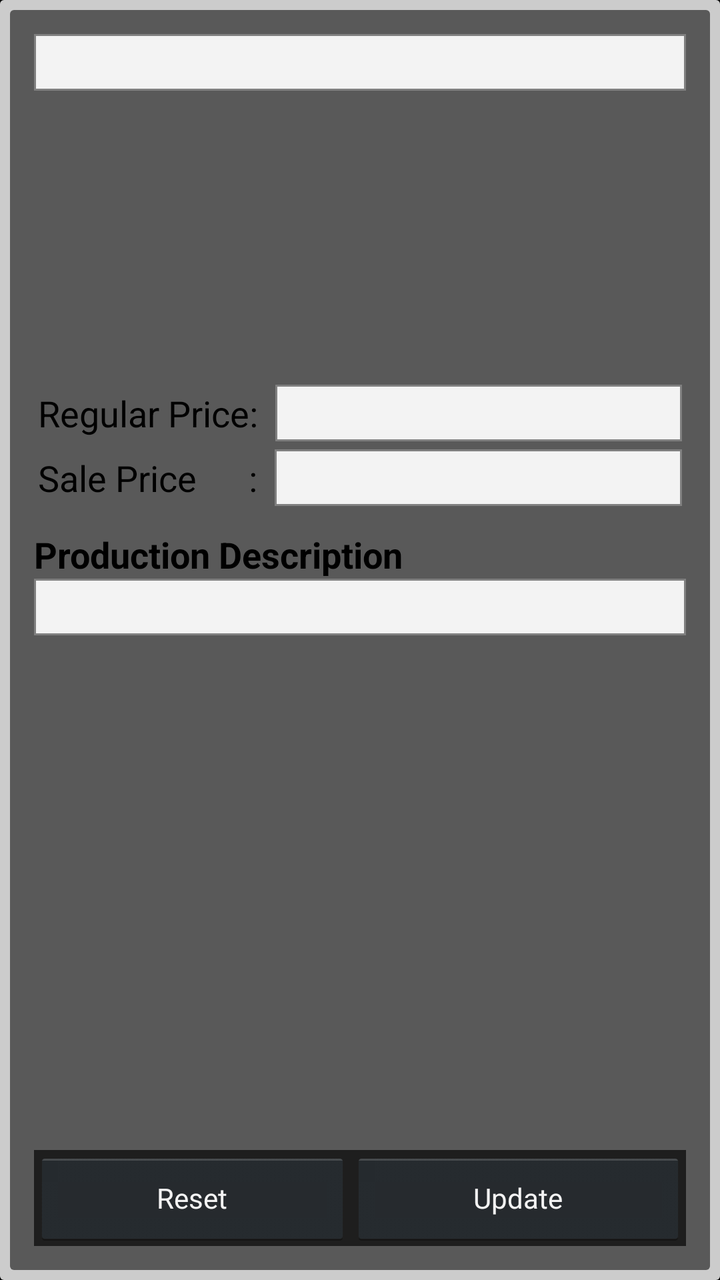
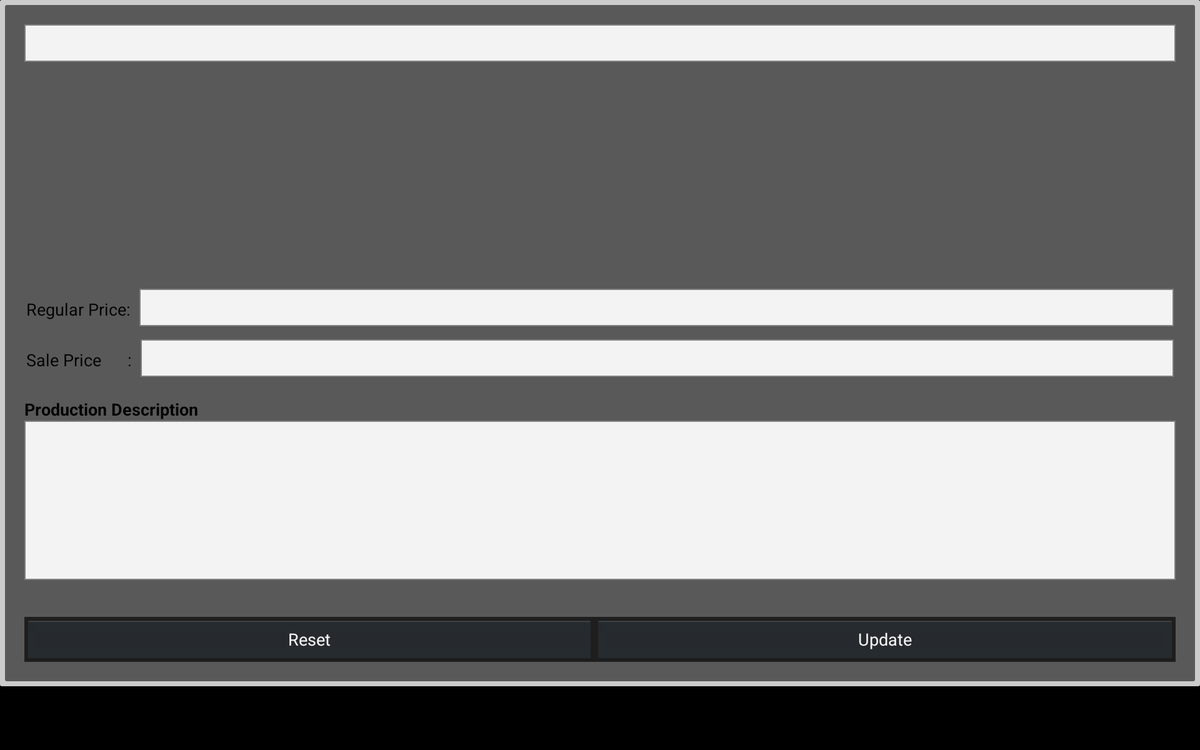

The same Android screen from two of the app's own layout files: first res/layout/ as a phone draws it, then the repository's variant for another configuration, drawn on a device whose configuration selects that folder. Both files follow.
<!-- AndroidManifest.xml: application theme Theme.MyTheme -->
<!-- res/layout/product_update.xml -->
<?xml version="1.0" encoding="utf-8"?>
	<LinearLayout xmlns:android="http://schemas.android.com/apk/res/android"
	    android:layout_width="match_parent"
	    android:layout_height="match_parent"	      
	    android:orientation="vertical" 
	    android:paddingTop="5dp"
	    android:paddingBottom="5dp"
	    android:paddingLeft="5dp"
	    android:paddingRight="5dp"	   
	    android:background="@drawable/product_update_border"
	    >
	<LinearLayout 
	    android:layout_width="match_parent"
	    android:layout_height="match_parent"
	    android:orientation="vertical"
	    android:padding="5dp"	    
	    android:background="@drawable/product_update_border2"
	    >
	<LinearLayout 
	    android:layout_width="match_parent"
	    android:layout_height="match_parent"
	   	android:padding="7dp"
	    android:orientation="vertical"    
	    android:background="@drawable/product_update_border3"
	    >	    
	    
	  
	    <EditText
	        android:id="@+id/detail_product_name"
	        android:layout_width="match_parent"
	        android:layout_height="wrap_content"
	        android:paddingBottom="15dp"
	        android:maxLines="3"
	        android:padding="2dp"
	        android:textColor="@color/Blue" 
	        android:background="@drawable/input_border"
	        android:textAppearance="?android:attr/textAppearanceMedium" />
	    
 	    
	    <View
	        android:layout_width="fill_parent"
	        android:layout_height="10dp">
	    </View> 

	    <ImageView
	        android:id="@+id/detail_product_image"
	        android:layout_width="wrap_content"
	        android:layout_height="120dp"	 
	        android:layout_gravity="center"
	        android:scaleType="fitCenter"
	        android:adjustViewBounds="true"	        
	        />	    
	    
	    <View
	        android:layout_width="fill_parent"
	        android:layout_height="15dp">
	    </View>    
	    
		<LinearLayout 
		    android:layout_width="match_parent"
		    android:layout_height="wrap_content"
		    android:orientation="horizontal"
		    android:padding="2dp" 
		    >	
	    	<TextView
	    	    android:id="@+id/product_detail_regular_price_label"
	    	    android:layout_width="wrap_content"
	    	    android:layout_height="wrap_content"
	    	    android:gravity="center"
	    	    style="@style/label2" 
	    	    android:text="Regular Price:  "
	    	    />	        

	        <EditText
	            android:id="@+id/detail_product_regular_price"
	            style="@style/regularPriceStyle2"
	            android:layout_width="match_parent"
	            android:layout_height="wrap_content"
	            android:gravity="center"
	            android:background="@drawable/input_border"
	            android:inputType="numberDecimal"
	           	android:padding="2dp"
	            android:textColor="@color/Blue" />
		             
	    </LinearLayout>
	    
	    
		<LinearLayout 
		    android:layout_width="match_parent"
		    android:layout_height="wrap_content"
		    android:orientation="horizontal"
		    android:padding="2dp" 
		    >	
	    	<TextView
	    	    android:id="@+id/detail_product_sale_price_label"
	    	    android:layout_width="wrap_content"
	    	    android:layout_height="wrap_content"	  
	    	    android:gravity="left"
	    	    style="@style/label2" 
	    	    android:text="Sale Price      :  "
	    	    />	        

	        <EditText
	            android:id="@+id/product_detail_sale_price"
	            style="@style/salePriceStyle2"
	            android:layout_width="match_parent"
	            android:layout_height="wrap_content"
	            android:gravity="center"
	            android:background="@drawable/input_border"
	            android:inputType="numberDecimal"
          	    android:padding="2dp"
	            android:textColor="@color/Blue" />
		             
	    </LinearLayout>

	    <View
	        android:layout_width="fill_parent"
	        android:layout_height="10dp">
	    </View> 

	
	    <TextView
	        android:id="@+id/description_label"
	        android:layout_width="wrap_content"
	        android:layout_height="wrap_content"
	        android:text="@string/production_description"
	        style="@style/descriptionLabelStyle" 
	        android:textAppearance="?android:attr/textAppearanceMedium"
	        />
	
	    <EditText
	        android:id="@+id/detail_product_description"
	        android:layout_width="match_parent"
	        android:layout_height="wrap_content"
	        style="@style/descriptionStyle"
	        android:paddingBottom="20dp"
	        android:maxLines="6"
	       	android:padding="2dp"
	        android:background="@drawable/input_border"
	        />
	    
 <View style="@style/Divider"/>
	    
    
 <TextView 
       android:layout_width="fill_parent" 
       android:layout_height="wrap_content"
       android:layout_weight="1">
 </TextView>
	     
		 
		<LinearLayout 
		    android:layout_width="match_parent"
		    android:layout_height="wrap_content"
		    android:orientation="horizontal"
		    android:weightSum="2"
		    android:background="@color/ActionBarBackGroundColor"
		    >
	
	        <Button
	            android:id="@+id/btn_detail_product_cancel"
	            android:layout_width="wrap_content"
	            android:layout_height="wrap_content"
	            android:text="Reset"
	            style="?android:attr/buttonStyleSmall"
	            android:layout_weight="1" 
	
	            />
	
	        <Button
	            android:id="@+id/btn_detail_product_update"
	            android:layout_width="wrap_content"
	            android:layout_height="wrap_content"
	            android:text="@string/update"
	            style="?android:attr/buttonStyleSmall"
	            android:layout_weight="1" 	            
	            />	                            
	    </LinearLayout>		    
  	
	</LinearLayout>	
	</LinearLayout>
</LinearLayout>
<!-- resources referenced by this layout -->
<resources>
  <color name="ActionBarBackGroundColor">@color/Gray2</color>
  <color name="Blue">#0000FF</color>
  <!-- drawable input_border (drawable-hdpi) -->
  <shape xmlns:android="http://schemas.android.com/apk/res/android" 
      android:shape="rectangle">
     	<solid android:color="@color/background_holo_light" />
  	
  
  	<stroke android:width="1dip" android:color="@color/Gray"/>
  		<padding 
  	    android:left="5dp" 
  	    android:right="5dp" 
  	    android:top="5dp" 
  	    android:bottom="5dp"/>
  </shape>
  
  
  <!-- drawable product_update_border (drawable-hdpi) -->
  <?xml version="1.0" encoding="UTF-8"?>
  <shape xmlns:android="http://schemas.android.com/apk/res/android" 
      android:shape="rectangle">
  	<corners android:radius="2dp"/>
  	<padding 
  	    android:left="5dp" 
  	    android:right="5dp" 
  	    android:top="5dp" 
  	    android:bottom="5dp"/>
  	<solid android:color="#CCCCCC"/>
  </shape>
  
  
  
  <!-- drawable product_update_border2 (drawable-hdpi) -->
  <?xml version="1.0" encoding="UTF-8"?>
  <shape xmlns:android="http://schemas.android.com/apk/res/android" 
      android:shape="rectangle">
  	<corners android:radius="2dp"/>
  	<padding 
  	    android:left="5dp" 
  	    android:right="5dp" 
  	    android:top="5dp" 
  	    android:bottom="5dp"/>
  	<solid android:color="@color/Gray5"/>
  </shape>
  
  
  
  <string name="production_description">Production Description</string>
  <string name="update">Update</string>
  <style name="Divider">
  	    <item name="android:layout_width">match_parent</item>
  	    <item name="android:layout_height">10dp</item>
  	</style>
  <style name="descriptionLabelStyle">
           <item name="android:textColor">@color/Black</item>	  
  	     <item name="android:textAppearance">?android:attr/textAppearanceMedium</item>   
  	     <item name="android:textStyle">bold</item>  
      </style>
  <style name="descriptionStyle">
           <item name="android:textColor">@color/Blue</item>	  
  	     <item name="android:textAppearance">?android:attr/textAppearanceMedium</item>   
  	     
      </style>
  <style name="label2">
           <item name="android:textColor">@color/Black</item>	  
  	     <item name="android:textAppearance">?android:attr/textAppearanceMedium</item>     
      </style>
  <style name="regularPriceStyle2">
           <item name="android:textColor">@color/Black</item>	  
  	     <item name="android:textAppearance">?android:attr/textAppearanceMedium</item>     
      </style>
  <style name="salePriceStyle2">
           <item name="android:textColor">@color/Red</item>	  
  	     <item name="android:textAppearance">?android:attr/textAppearanceMedium</item>   
  	     
      </style>
  <style name="Theme.MyTheme" parent="@android:style/Theme.Holo" />
  <color name="Gray2">#1e1e1e</color>
  <color name="background_holo_light">#fff3f3f3</color>
  <color name="Gray">#808080</color>
  <color name="Gray5">#595959</color>
  <color name="Black">#000000</color>
  <color name="Red">#FF0000</color>
</resources>
<!-- res/layout-xlarge-land/product_update.xml (the repository's variant of the layout above) -->
<!-- drawn on a large tablet held sideways -->
<?xml version="1.0" encoding="utf-8"?>
<ScrollView xmlns:android="http://schemas.android.com/apk/res/android"
    android:layout_width="match_parent"
    android:layout_height="match_parent" >

 
<LinearLayout  
    android:layout_width="match_parent"
    android:layout_height="match_parent"	      
    android:orientation="vertical" 
    android:padding="5dp"   
    android:background="@drawable/product_update_border"
    >
	  

	<LinearLayout 
	    android:layout_width="match_parent"
	    android:layout_height="match_parent"
	    android:orientation="vertical"
	    android:padding="5dp"	    
	    android:background="@drawable/product_update_border2"
	    >
	<LinearLayout 
	    android:layout_width="match_parent"
	    android:layout_height="match_parent"
	   	android:padding="15dp"
	    android:orientation="vertical"    
	    android:background="@drawable/product_update_border3"
	    >	    
	    <EditText
	        android:id="@+id/detail_product_name"
	        android:layout_width="match_parent"
	        android:layout_height="wrap_content"
	        android:background="@drawable/input_border"
	        android:maxLines="3"
	        android:gravity="top"
	        android:padding="5dp"
	        android:textAppearance="?android:attr/textAppearanceLarge"
	        android:textColor="@color/Blue" />
	    
 <View style="@style/DividerX"/> 

	    <ImageView
	        android:id="@+id/detail_product_image"
	        android:layout_width="wrap_content"
	        android:layout_height="200dp"	 
	        android:layout_gravity="center"
	        android:scaleType="fitCenter"
	        android:adjustViewBounds="true"	        
	        />	    
	    
 <View style="@style/DividerX"/> 
 
		<LinearLayout 
		    android:layout_width="match_parent"
		    android:layout_height="wrap_content"
		    android:orientation="horizontal"
		    android:padding="2dp" 
		    >	
	    	<TextView
	    	    android:id="@+id/product_detail_regular_price_label"
	    	    android:layout_width="wrap_content"
	    	    android:layout_height="wrap_content"
	    	    android:gravity="right"
	    	    style="@style/label2" 
	    	    android:text="Regular Price:  "
	    	    />	        

	        <EditText
	            android:id="@+id/detail_product_regular_price"
	            style="@style/regularPriceStyleL"
	            android:layout_width="match_parent"
	            android:layout_height="wrap_content"
	            android:gravity="center"
	            android:background="@drawable/input_border"
	            android:inputType="numberDecimal"
	           	android:padding="5dp"
	            android:textColor="@color/Blue" />
		             
	    </LinearLayout>
	    
 <View style="@style/Divider"/>
  	    
		<LinearLayout 
		    android:layout_width="match_parent"
		    android:layout_height="wrap_content"
		    android:orientation="horizontal"
		    android:padding="2dp" 
		    >	
	    	<TextView
	    	    android:id="@+id/detail_product_sale_price_label"
	    	    android:layout_width="wrap_content"
	    	    android:layout_height="wrap_content"	  
	    	    android:gravity="left"
	    	    style="@style/label2" 
	    	    android:text="Sale Price      :  "
	    	    />	        

	        <EditText
	            android:id="@+id/product_detail_sale_price"
	            style="@style/salePriceStyleL"
	            android:layout_width="match_parent"
	            android:layout_height="wrap_content"
	            android:gravity="center"
	            android:background="@drawable/input_border"
	            android:inputType="numberDecimal"
          	    android:padding="5dp"
	            android:textColor="@color/Blue" />
		             
	    </LinearLayout>

<View style="@style/DividerX"/>	

 

	
	    <TextView
	        android:id="@+id/description_label"
	        android:layout_width="wrap_content"
	        android:layout_height="wrap_content"
	        android:text="@string/production_description"
	        style="@style/descriptionLabelStyle" 
	        />
	
	    <EditText
	        android:id="@+id/detail_product_description"
	        android:layout_width="match_parent"
	        android:layout_height="wrap_content"
	        android:background="@drawable/input_border"
	        style="@style/descriptionStyleL"
	        android:lines="6"
	       	android:padding="5dp"
	       	android:gravity="top"
	        />
	    
 <View style="@style/DividerX"/>

	    
    
 <TextView
     android:layout_width="fill_parent"
     android:layout_height="wrap_content"
     android:layout_weight="1" >

 </TextView>
	     
		 
		<LinearLayout 
		    android:layout_width="match_parent"
		    android:layout_height="wrap_content"
		    android:orientation="horizontal"
		    android:weightSum="2"
		    android:background="@color/ActionBarBackGroundColor"
		    >
	
	        <Button
	            android:id="@+id/btn_detail_product_cancel"
	            android:layout_width="wrap_content"
	            android:layout_height="wrap_content"
	            android:text="Reset"
	            android:layout_weight="1" 
	
	            />
	
	        <Button
	            android:id="@+id/btn_detail_product_update"
	            android:layout_width="wrap_content"
	            android:layout_height="wrap_content"
	            android:text="@string/update"
	            android:layout_weight="1" 	            
	            />	                            
	    </LinearLayout>	
	    	    
   	
	</LinearLayout>	 
	</LinearLayout>	 
</LinearLayout>



</ScrollView>
<!-- resources referenced by the variant -->
<!-- as a large tablet held sideways resolves them -->
<resources>
  <color name="ActionBarBackGroundColor">@color/Gray2</color>
  <color name="Blue">#0000FF</color>
  <!-- drawable input_border (drawable-hdpi) -->
  <shape xmlns:android="http://schemas.android.com/apk/res/android" 
      android:shape="rectangle">
     	<solid android:color="@color/background_holo_light" />
  	
  
  	<stroke android:width="1dip" android:color="@color/Gray"/>
  		<padding 
  	    android:left="5dp" 
  	    android:right="5dp" 
  	    android:top="5dp" 
  	    android:bottom="5dp"/>
  </shape>
  
  
  <!-- drawable product_update_border (drawable-hdpi) -->
  <?xml version="1.0" encoding="UTF-8"?>
  <shape xmlns:android="http://schemas.android.com/apk/res/android" 
      android:shape="rectangle">
  	<corners android:radius="2dp"/>
  	<padding 
  	    android:left="5dp" 
  	    android:right="5dp" 
  	    android:top="5dp" 
  	    android:bottom="5dp"/>
  	<solid android:color="#CCCCCC"/>
  </shape>
  
  
  
  <!-- drawable product_update_border2 (drawable-hdpi) -->
  <?xml version="1.0" encoding="UTF-8"?>
  <shape xmlns:android="http://schemas.android.com/apk/res/android" 
      android:shape="rectangle">
  	<corners android:radius="2dp"/>
  	<padding 
  	    android:left="5dp" 
  	    android:right="5dp" 
  	    android:top="5dp" 
  	    android:bottom="5dp"/>
  	<solid android:color="@color/Gray5"/>
  </shape>
  
  
  
  <string name="production_description">Production Description</string>
  <string name="update">Update</string>
  <style name="Divider">
  	    <item name="android:layout_width">match_parent</item>
  	    <item name="android:layout_height">10dp</item>
  	</style>
  <style name="DividerX">
  	    <item name="android:layout_width">match_parent</item>
  	    <item name="android:layout_height">20dp</item>
  	</style>
  <style name="descriptionLabelStyle">
           <item name="android:textColor">@color/Black</item>	  
  	     <item name="android:textAppearance">?android:attr/textAppearanceMedium</item>   
  	     <item name="android:textStyle">bold</item>  
      </style>
  <style name="descriptionStyleL">
           <item name="android:textColor">@color/Blue</item>	  
  	     <item name="android:textAppearance">?android:attr/textAppearanceLarge</item> 
  	     <item name="android:background">@color/background_holo_light</item>  
  	     
      </style>
  <style name="label2">
           <item name="android:textColor">@color/Black</item>	  
  	     <item name="android:textAppearance">?android:attr/textAppearanceMedium</item>     
      </style>
  <style name="regularPriceStyleL">
           <item name="android:textColor">@color/Black</item>	  
  	     <item name="android:textAppearance">?android:attr/textAppearanceLarge</item>     
      </style>
  <style name="salePriceStyleL">
           <item name="android:textColor">@color/Blue</item>	  
  	     <item name="android:textAppearance">?android:attr/textAppearanceLarge</item>   
  	     
      </style>
  <style name="Theme.MyTheme" parent="@android:style/Theme.Holo" />
  <color name="Gray2">#1e1e1e</color>
  <color name="background_holo_light">#fff3f3f3</color>
  <color name="Gray">#808080</color>
  <color name="Gray5">#595959</color>
  <color name="Black">#000000</color>
</resources>
